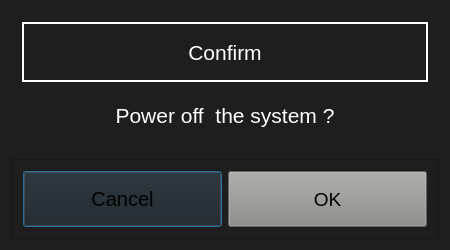
<?xml version="1.0" encoding="UTF-8"?>
<ui version="4.0">
 <class>confirm</class>
 <widget class="QDialog" name="confirm">
  <property name="geometry">
   <rect>
    <x>0</x>
    <y>0</y>
    <width>450</width>
    <height>250</height>
   </rect>
  </property>
  <property name="windowTitle">
   <string>Confirm</string>
  </property>
  <property name="styleSheet">
   <string notr="true">background-color: rgb(30, 30, 30);

</string>
  </property>
  <layout class="QVBoxLayout" name="verticalLayout_2">
   <item>
    <widget class="QWidget" name="centralWidget" native="true">
     <property name="styleSheet">
      <string notr="true">color: rgb(255, 255, 255);</string>
     </property>
     <layout class="QVBoxLayout" name="verticalLayout">
      <item>
       <widget class="QLabel" name="txtTitle">
        <property name="sizePolicy">
         <sizepolicy hsizetype="Expanding" vsizetype="Fixed">
          <horstretch>0</horstretch>
          <verstretch>0</verstretch>
         </sizepolicy>
        </property>
        <property name="minimumSize">
         <size>
          <width>0</width>
          <height>60</height>
         </size>
        </property>
        <property name="font">
         <font>
          <pointsize>16</pointsize>
          <weight>50</weight>
          <bold>false</bold>
         </font>
        </property>
        <property name="frameShape">
         <enum>QFrame::Box</enum>
        </property>
        <property name="frameShadow">
         <enum>QFrame::Plain</enum>
        </property>
        <property name="lineWidth">
         <number>2</number>
        </property>
        <property name="text">
         <string>Confirm</string>
        </property>
        <property name="alignment">
         <set>Qt::AlignCenter</set>
        </property>
       </widget>
      </item>
      <item>
       <widget class="QLabel" name="txtMessage">
        <property name="font">
         <font>
          <pointsize>16</pointsize>
         </font>
        </property>
        <property name="text">
         <string>Power off  the system ?</string>
        </property>
        <property name="alignment">
         <set>Qt::AlignCenter</set>
        </property>
        <property name="wordWrap">
         <bool>true</bool>
        </property>
       </widget>
      </item>
     </layout>
    </widget>
   </item>
   <item>
    <widget class="QFrame" name="frame">
     <property name="minimumSize">
      <size>
       <width>0</width>
       <height>50</height>
      </size>
     </property>
     <property name="maximumSize">
      <size>
       <width>16777215</width>
       <height>80</height>
      </size>
     </property>
     <property name="font">
      <font>
       <pointsize>18</pointsize>
      </font>
     </property>
     <property name="styleSheet">
      <string notr="true">color: rgb(255, 255, 255);

QPushButton{
border-color: rgb(60,60,60);
border: 3px;
}</string>
     </property>
     <property name="frameShape">
      <enum>QFrame::StyledPanel</enum>
     </property>
     <property name="frameShadow">
      <enum>QFrame::Raised</enum>
     </property>
     <layout class="QHBoxLayout" name="horizontalLayout">
      <item>
       <widget class="QPushButton" name="pushButtonCancel">
        <property name="sizePolicy">
         <sizepolicy hsizetype="Expanding" vsizetype="Expanding">
          <horstretch>0</horstretch>
          <verstretch>0</verstretch>
         </sizepolicy>
        </property>
        <property name="font">
         <font>
          <pointsize>15</pointsize>
         </font>
        </property>
        <property name="text">
         <string>Cancel</string>
        </property>
       </widget>
      </item>
      <item>
       <widget class="QPushButton" name="pushButtonOK">
        <property name="sizePolicy">
         <sizepolicy hsizetype="Expanding" vsizetype="Expanding">
          <horstretch>0</horstretch>
          <verstretch>0</verstretch>
         </sizepolicy>
        </property>
        <property name="font">
         <font>
          <pointsize>14</pointsize>
         </font>
        </property>
        <property name="styleSheet">
         <string notr="true">background-color: rgb(136, 138, 133);</string>
        </property>
        <property name="text">
         <string>OK</string>
        </property>
       </widget>
      </item>
     </layout>
    </widget>
   </item>
  </layout>
 </widget>
 <layoutdefault spacing="6" margin="11"/>
 <resources/>
 <connections/>
</ui>
